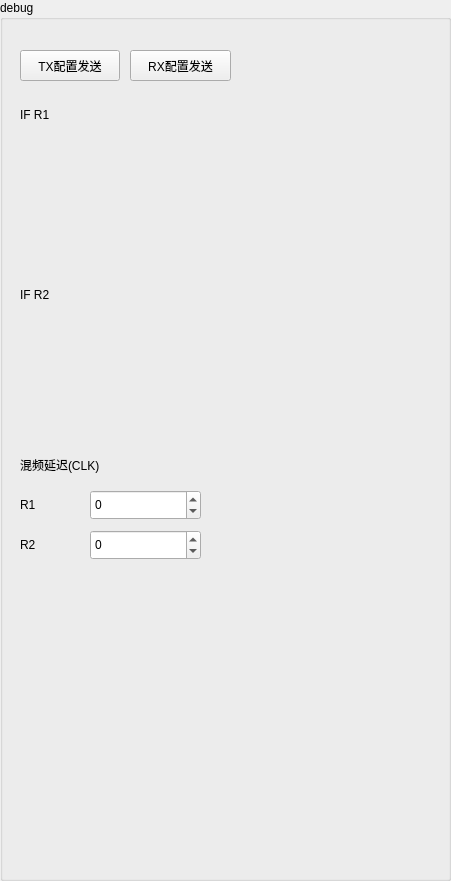
  <widget class="QGroupBox" name="groupBox_4">
   <property name="geometry">
    <rect>
     <x>1290</x>
     <y>10</y>
     <width>451</width>
     <height>881</height>
    </rect>
   </property>
   <property name="title">
    <string>debug</string>
   </property>
   <widget class="QPushButton" name="pushButton_rxConfigSend">
    <property name="geometry">
     <rect>
      <x>130</x>
      <y>50</y>
      <width>101</width>
      <height>31</height>
     </rect>
    </property>
    <property name="text">
     <string>RX配置发送</string>
    </property>
   </widget>
   <widget class="QPushButton" name="pushButton_txConfigSend">
    <property name="geometry">
     <rect>
      <x>20</x>
      <y>50</y>
      <width>100</width>
      <height>31</height>
     </rect>
    </property>
    <property name="text">
     <string>TX配置发送</string>
    </property>
   </widget>
   <widget class="QWidget" name="verticalLayoutWidget_4">
    <property name="geometry">
     <rect>
      <x>20</x>
      <y>140</y>
      <width>411</width>
      <height>121</height>
     </rect>
    </property>
    <layout class="QVBoxLayout" name="verticalLayout_IF1"/>
   </widget>
   <widget class="QLabel" name="label_43">
    <property name="geometry">
     <rect>
      <x>20</x>
      <y>100</y>
      <width>191</width>
      <height>30</height>
     </rect>
    </property>
    <property name="text">
     <string>IF R1</string>
    </property>
   </widget>
   <widget class="QSpinBox" name="spinBox_r1">
    <property name="geometry">
     <rect>
      <x>90</x>
      <y>490</y>
      <width>111</width>
      <height>30</height>
     </rect>
    </property>
    <property name="minimum">
     <number>-16384</number>
    </property>
    <property name="maximum">
     <number>16384</number>
    </property>
   </widget>
   <widget class="QLabel" name="label_45">
    <property name="geometry">
     <rect>
      <x>20</x>
      <y>450</y>
      <width>191</width>
      <height>30</height>
     </rect>
    </property>
    <property name="text">
     <string>混频延迟(CLK)</string>
    </property>
   </widget>
   <widget class="QSpinBox" name="spinBox_r2">
    <property name="geometry">
     <rect>
      <x>90</x>
      <y>530</y>
      <width>111</width>
      <height>30</height>
     </rect>
    </property>
    <property name="minimum">
     <number>-16384</number>
    </property>
    <property name="maximum">
     <number>16384</number>
    </property>
    <property name="singleStep">
     <number>1</number>
    </property>
   </widget>
   <widget class="QLabel" name="label_47">
    <property name="geometry">
     <rect>
      <x>20</x>
      <y>490</y>
      <width>51</width>
      <height>30</height>
     </rect>
    </property>
    <property name="text">
     <string>R1</string>
    </property>
   </widget>
   <widget class="QLabel" name="label_48">
    <property name="geometry">
     <rect>
      <x>20</x>
      <y>530</y>
      <width>51</width>
      <height>30</height>
     </rect>
    </property>
    <property name="text">
     <string>R2</string>
    </property>
   </widget>
   <widget class="QWidget" name="verticalLayoutWidget_5">
    <property name="geometry">
     <rect>
      <x>20</x>
      <y>320</y>
      <width>411</width>
      <height>121</height>
     </rect>
    </property>
    <layout class="QVBoxLayout" name="verticalLayout_IF2"/>
   </widget>
   <widget class="QLabel" name="label_49">
    <property name="geometry">
     <rect>
      <x>20</x>
      <y>280</y>
      <width>191</width>
      <height>30</height>
     </rect>
    </property>
    <property name="text">
     <string>IF R2</string>
    </property>
   </widget>
  </widget>
